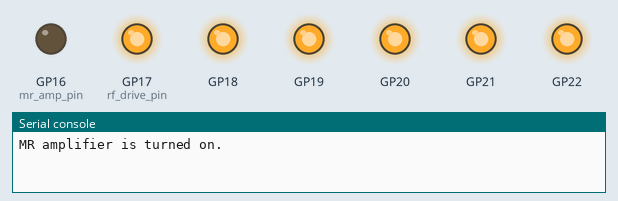
Recording of a program running on a simulated Raspberry Pi Pico running MicroPython. On the bench: output pins drawn as LEDs (lit = HIGH), the last lines printed to the serial console.

Above: at 0.5 s.
At 1.5 s:
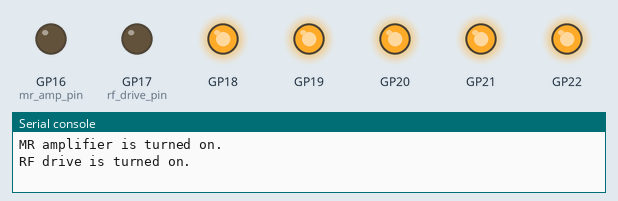
At 3.5 s:
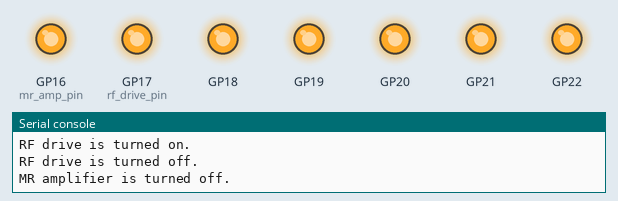
Timing chart, 0 to 5.2 s (numbered marks = the images above):
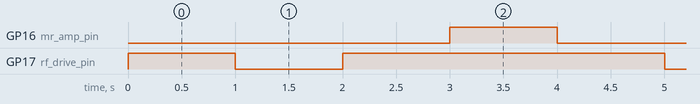

Measured:
- by itself, GP16 (mr_amp_pin): alternates HIGH for 1.0 s and LOW for 3.0 s
- by itself, GP17 (rf_drive_pin): alternates HIGH for 3.0 s and LOW for 1.0 s
- by itself, everything shown: repeats every 4.0 s, in 4 steps

The program:

amplifier_test.py
```python
from machine import Pin
import time
#MR amplifier=on, then RF driver=on
#RF driver=off, then MR amplifier=off

gpio_pin_list = range(16, 23) #excluding pin 23
for i in gpio_pin_list:
    gpio_pin = Pin(i, Pin.OUT)
    gpio_pin.on() #no current

# Define GPIO pins
mr_amp_pin = Pin(16, Pin.OUT)
rf_drive_pin = Pin(17, Pin.OUT)

def turn_on_mr_amplifier():
    mr_amp_pin.off()
    print("MR amplifier is turned on.")

def turn_off_mr_amplifier():
    mr_amp_pin.on()
    print("MR amplifier is turned off.")

def turn_on_rf_drive():
    rf_drive_pin.off()
    print("RF drive is turned on.")

def turn_off_rf_drive():
    rf_drive_pin.on()
    print("RF drive is turned off.")

while True:
    # MR amplifier is on first:
    turn_on_mr_amplifier()
    time.sleep(1)

    # RF drive is on after MR amplifier:
    turn_on_rf_drive()
    time.sleep(1)

    # RF drive is off before MR amplifier:
    turn_off_rf_drive()
    time.sleep(1)

    # MR amplifier is off later:
    turn_off_mr_amplifier()
    time.sleep(1)
```
